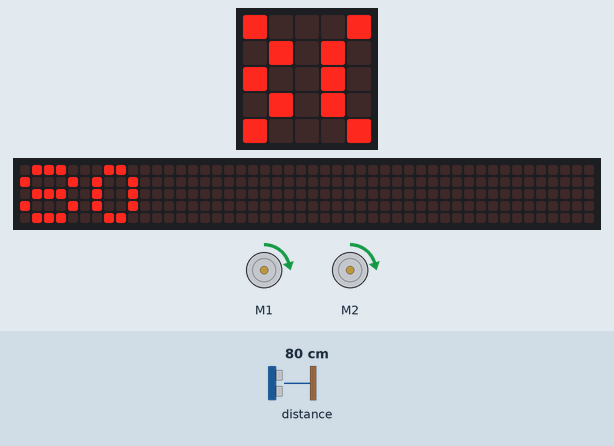
This program was run on a simulated BBC micro:bit (MakeCode). Parts: 2 × DC motor (green arrow = forward, orange = backward, longer = faster), the board's 5×5 LED display, a strip that is not on the board, showing the scrolling text unrolled. The inputs (shaded band) are chosen by the test bench; at power-on: distance to the obstacle 80 cm. The 48×5 strip is a reading aid, not a part: it shows the text the display is scrolling, unrolled, one strip-width of it at a time.

Above: at 1.26 s.
1.3 s: distance to the obstacle set to 2 cm
At 2.9 s:
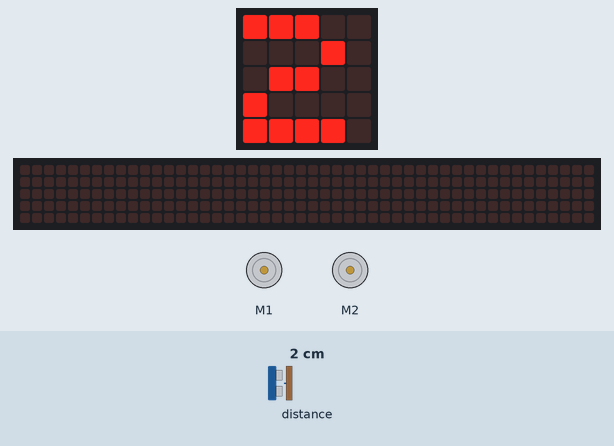
3.1 s: distance to the obstacle set to 18 cm
At 3.53 s:
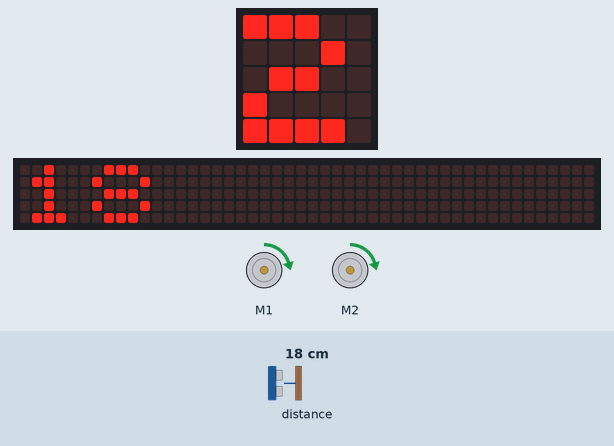
4.6 s: distance to the obstacle set to 4 cm
At 7.3 s:
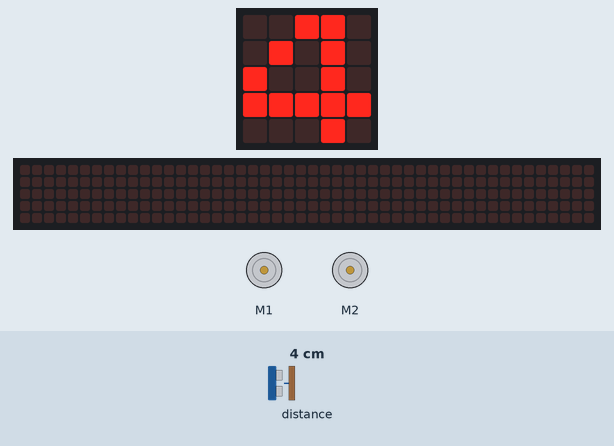
Timing chart, 0 to 8.8 s (numbered marks = the images above; inputs shaded):
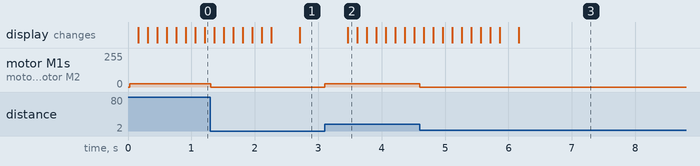

The program:

main.ts
```typescript
control.onEvent(EventBusSource.MES_BROADCAST_GENERAL_ID, EventBusValue.MICROBIT_EVT_ANY, function () {
    basic.showNumber(maqueen.Ultrasonic(PingUnit.Centimeters))
})
basic.forever(function () {
    if (maqueen.Ultrasonic(PingUnit.Centimeters) < 10) {
        maqueen.motorStop(maqueen.Motors.All)
    } else {
        maqueen.motorRun(maqueen.Motors.All, maqueen.Dir.CW, 25)
    }
    control.raiseEvent(
    EventBusSource.MES_BROADCAST_GENERAL_ID,
    EventBusValue.MICROBIT_EVT_ANY
    )
})
```

test.ts
```typescript
// aquí va el archivo "tests"; esto no se compilará cuando este paquete se utilice como una extensión.
```

Measured:
- after the input at 1.3 s, motor M1, motor M2: forward 25/255 → stopped at once; the display: first differs from a run without the input after 1.4 s (image 1)
- after the input at 3.1 s, motor M1, motor M2: stopped → forward 25/255 at once; the display: changes after 0.36 s (image 2)
- after the input at 4.6 s, motor M1, motor M2: forward 25/255 → stopped at once; the display: first differs from a run without the input after 1.6 s (image 3)
